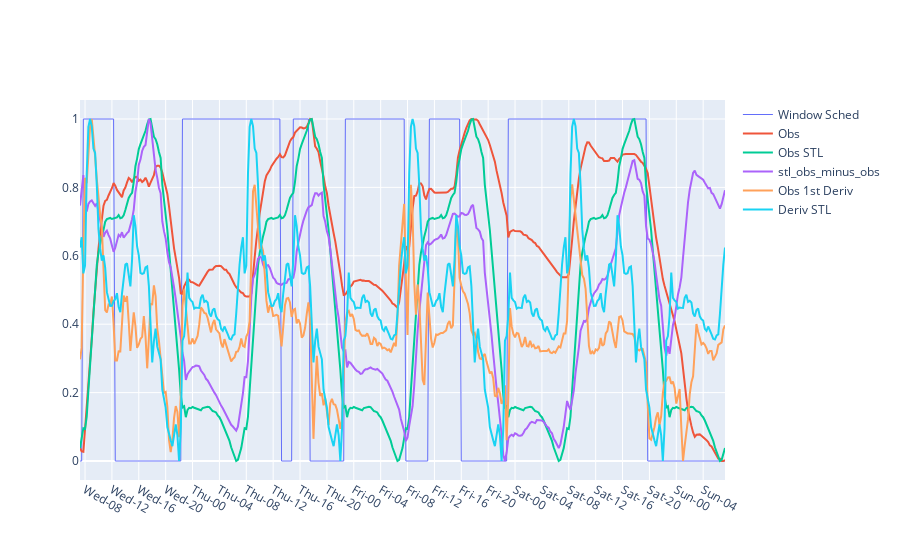

Notebook code for this chart:
### Code cell
fig = go.Figure()

fig.add_trace(go.Scatter(
                    x=a01["DateTime"].index,
                    y=h.normalize(a01["Window Open"]), 
                    mode='lines',
                    name="Window Sched",
                    line=dict(width=1),
                ))

fig.add_trace(go.Scatter(
                    x=a01["DateTime"].index,
                    y=h.normalize(a01["Temp C"]), 
                    mode='lines',
                    name="Obs"
                ))




fig.add_trace(go.Scatter(
                    x=stl_obs.seasonal.index,
                    y=h.normalize(stl_obs.seasonal), 
                    mode='lines',
                    name="Obs STL "
                ))


fig.add_trace(go.Scatter(
                    x=stl_obs_minus_obs.index,
                    y=stl_obs_minus_obs, 
                    mode='lines',
                    name="stl_obs_minus_obs "
                ))

                

fig.add_trace(go.Scatter(
                    x=obs_deriv.index,
                    y=obs_deriv, 
                    mode='lines',
                    name="Obs 1st Deriv "
                ))

fig.add_trace(go.Scatter(
                    x=stl_deriv.seasonal.index,
                    y=h.normalize(stl_deriv.seasonal), 
                    mode='lines',
                    name="Deriv STL"
                ))

fig.update_xaxes(
    dtick=4*60*60*1000, #1 hr in miliseconds,
    tickformat='%a-%H')

### Figure 1 — Plotly figure (JSON) as saved in the notebook; plotly's stock layout.template omitted (floating-point values rounded to 4 significant figures; data arrays with more than 128 entries replaced by an {"elided": "..."} marker saying what was removed)
{"data": [{"line": {"width": 1}, "mode": "lines", "name": "Window Sched", "type": "scatter", "x": {"elided": "385 str values"}, "y": {"elided": "385 int values"}}, {"mode": "lines", "name": "Obs", "type": "scatter", "x": {"elided": "385 str values"}, "y": {"elided": "385 float values"}}, {"mode": "lines", "name": "Obs STL ", "type": "scatter", "x": {"elided": "385 str values"}, "y": {"elided": "385 float values"}}, {"mode": "lines", "name": "stl_obs_minus_obs ", "type": "scatter", "x": {"elided": "385 str values"}, "y": {"elided": "385 float values"}}, {"mode": "lines", "name": "Obs 1st Deriv ", "type": "scatter", "x": {"elided": "385 str values"}, "y": {"elided": "385 float values"}}, {"mode": "lines", "name": "Deriv STL", "type": "scatter", "x": {"elided": "385 str values"}, "y": {"elided": "385 float values"}}], "layout": {"xaxis": {"dtick": 14400000, "tickformat": "%a-%H"}}}
